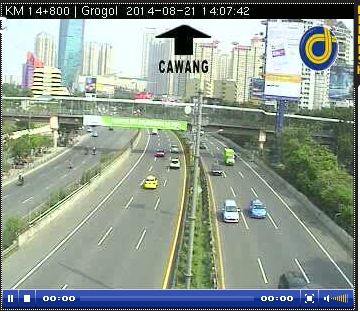
%> input picture images/grogol1.jpg, 360 x 312 px
$ octave Untitled.m   (GNU Octave 9; MATLAB toolbox functions it lacks are replaced by stand-ins)
%> lines starting %> are read from the running program, lines starting %| are printed output that depends on the picture; in (x1, y1, x2, y2) boxes, pixels count from 0 and x2, y2 are one past the last pixel; in counts of white or black regions, pixels touching at a corner belong together; the program's own positions count from 1
clear;
clc;
close all;

im = imread(uigetfile ({'*.jpg;*.jpeg;*.tif;*.ppm'}));
%> the answer given: grogol1.jpg
%> im is the input picture: size 312x360x3 uint8; mean R, G, B 141.4, 153.6, 142.4
crop = imcrop(im, [5 145 345 145]);
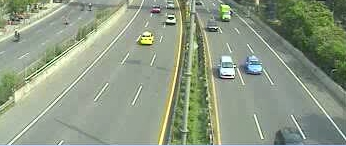
%> crop: size 146x346x3 uint8; mean R, G, B 143.1, 155.2, 133.2

g = rgb2gray(crop);
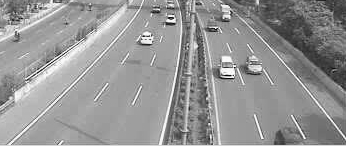
%> g: size 146x346 uint8; min 1, max 254, mean 149.1
imt = im2bw(g, graythresh(g));
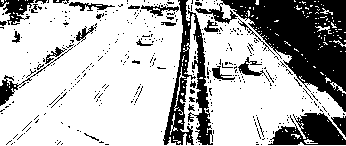
%> imt: size 146x346 logical; 71.2% white; 379 black regions (348 under 20 px), largest, box (x1, y1, x2, y2) and area: (195, 0, 346, 112) 6912, (163, 0, 213, 145) 2609, (268, 113, 346, 145) 1503
baru = bwareaopen(imt,2);
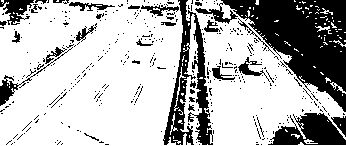
%> baru: size 146x346 logical; 71.1% white; 379 black regions (348 under 20 px), largest, box (x1, y1, x2, y2) and area: (195, 0, 346, 112) 6952, (163, 0, 213, 145) 2616, (268, 113, 346, 145) 1514
baru = imopen(baru,strel('disk',1));
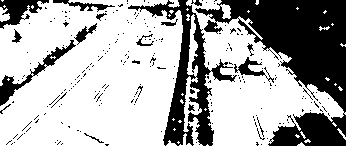
%> baru: size 146x346 logical; 67.4% white; 222 black regions (202 under 20 px)
% [10 lines of commented-out code are left out]

[imlabel objnum] = bwlabel(baru);
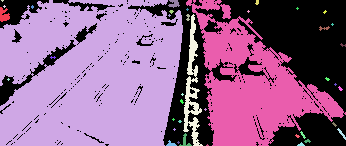
%> imlabel: size 146x346 double; 41 distinct labels, from 0 to 40; one colour per label, 0 black
%> objnum = 40

% CC = bwconncomp(baru);
% L = labelmatrix(CC);
% figure, imshow(label2rgb(L));

stats = regionprops(imlabel,'all');
%> stats = 40 regions; largest, box (x1, y1, x2, y2), Area, Centroid, MajorAxisLength, MinorAxisLength and Eccentricity: (0, 0, 183, 146) 22588 [91.1 76.5] 198.3 160.7 0.586, (186, 0, 346, 146) 9968 [252.9 86.3] 158.4 110.4 0.717, (183, 14, 203, 146) 928 [192.7 88] 139.6 15.39 0.994
ncol = 0;
for i=1:objnum
   stats(i);
   ncol = ncol + 1;
   fitur.data_area(ncol,:) = stats(i).Area;
   fitur.data_index(ncol,:) = stats(i);
   fitur.data_centroid(ncol,:) = stats(i).Centroid;
   fitur.data_obj(ncol) = 1;
end
%> this loop made 40 passes
%> after the loop, fitur = {data_obj [1 1 1 1 1 1 1 1 1 1 1 1 1 1 1 1 1 1 1 1 1 1 1 1 1 1 1 1 1 1 1 1 1 1 1 1 1 1 1 1]}

mobil=0;
ncol=0;
for j=1:objnum-1
    ncol = ncol+1;
    if fitur.data_obj(ncol)==1
        for k=1:objnum-ncol
            if fitur.data_obj(ncol+k)==1
                jarakX = fitur.data_centroid(ncol+k,1)-fitur.data_centroid(ncol,1);
                jarakY = fitur.data_centroid(ncol+k,2)-fitur.data_centroid(ncol,2);
                jarak(j) =sqrt(jarakX^2+jarakY^2);
                if jarak(j)<12
                    fitur.data_obj(ncol)=0;
                    fitur.data_obj(ncol+k)=0;
                    mobil=mobil+1;
  %                   plot([fitur.data_centroid(ncol,1) fitur.data_centroid(ncol+k,1)],[fitur.data_centroid(ncol,2) fitur.data_centroid(ncol+k,2)]);
                end
            end
        end
    end
end
%> this loop made 39 passes
%> after the loop, fitur = {data_obj [0 1 1 0 1 1 1 0 0 1 0 0 0 0 0 1 0 0 1 1 0 0 1 1 1 1 0 1 0 0 0 0 1 0 0 0 0 0 1 1]}; jarak = 39 values, max 343.5 at index 3, min 0 at index 4, mean 109.8; jarakX = 2.66; jarakY = -43.56; mobil = 13

% fitur.data_area

for m=1:objnum
    if fitur.data_obj(m)==1 && fitur.data_area(m)>20
        mobil = mobil+1;
    end
end
%jmlmobil = mobil/2;
mobil
%> mobil = 17

figure,
title('Vehicle Detection System');
subplot(3,2,1); imshow(im);
subplot(3,2,2); imshow(crop);
subplot(3,2,3); imshow(imt);
subplot(3,2,4); imshow(baru);
subplot(3,2,5); imshow(crop);
hold on;
for k = 1 : objnum
        %jml(k)=(round(s1(k).Area ));
        rectangle('Position', stats(k).BoundingBox, ...
            'EdgeColor','b');
%         text(s1(k).Centroid(1),s1(k).Centroid(2), ...
%             sprintf('%d',k), ...
%             'EdgeColor','b','Color','b');
end
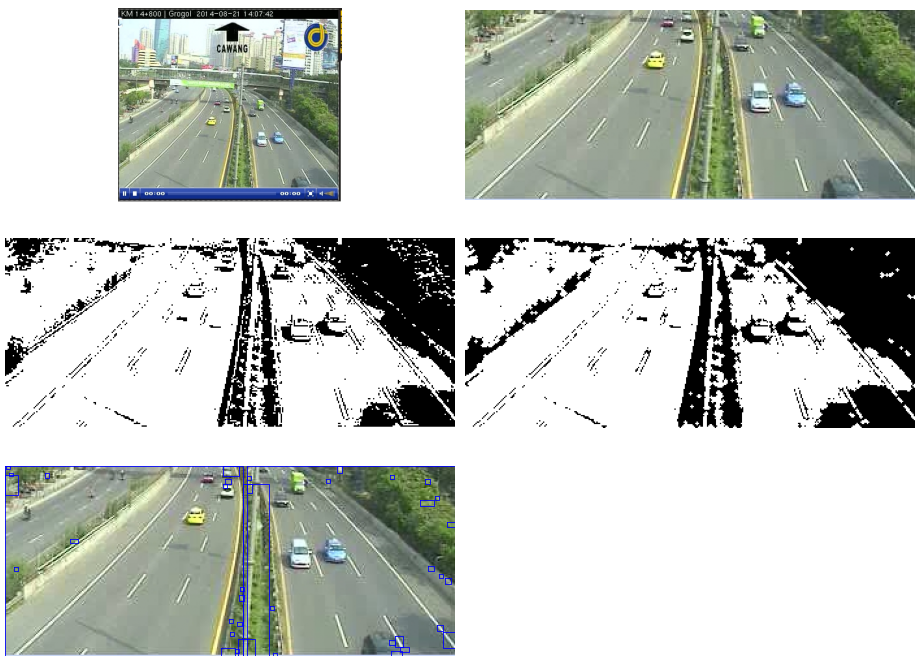
%> figure redrawn from the program's plot data, 5 panels
